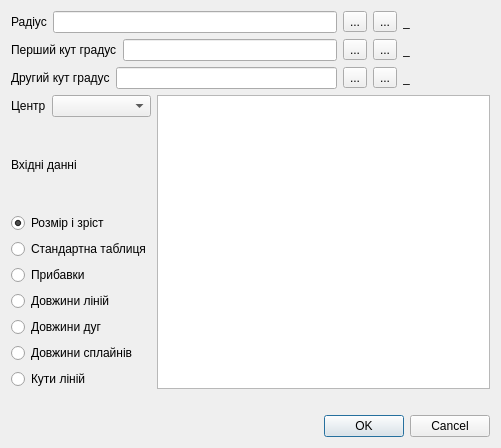
<?xml version="1.0" encoding="UTF-8"?>
<ui version="4.0">
 <class>DialogArc</class>
 <widget class="QDialog" name="DialogArc">
  <property name="geometry">
   <rect>
    <x>0</x>
    <y>0</y>
    <width>501</width>
    <height>448</height>
   </rect>
  </property>
  <property name="windowTitle">
   <string>Dialog</string>
  </property>
  <layout class="QVBoxLayout" name="verticalLayout">
   <item>
    <layout class="QHBoxLayout" name="horizontalLayout">
     <item>
      <widget class="QLabel" name="label">
       <property name="sizePolicy">
        <sizepolicy hsizetype="Fixed" vsizetype="Preferred">
         <horstretch>0</horstretch>
         <verstretch>0</verstretch>
        </sizepolicy>
       </property>
       <property name="text">
        <string>Радіус</string>
       </property>
      </widget>
     </item>
     <item>
      <widget class="QLineEdit" name="lineEditRadius">
       <property name="sizePolicy">
        <sizepolicy hsizetype="Preferred" vsizetype="Fixed">
         <horstretch>0</horstretch>
         <verstretch>0</verstretch>
        </sizepolicy>
       </property>
      </widget>
     </item>
     <item>
      <widget class="QToolButton" name="toolButtonPutHereRadius">
       <property name="text">
        <string>...</string>
       </property>
       <property name="icon">
        <iconset resource="../icon.qrc">
         <normaloff>:/icon/24x24/putHereLeft.png</normaloff>:/icon/24x24/putHereLeft.png</iconset>
       </property>
       <property name="iconSize">
        <size>
         <width>24</width>
         <height>24</height>
        </size>
       </property>
      </widget>
     </item>
     <item>
      <widget class="QToolButton" name="toolButtonEqualRadius">
       <property name="text">
        <string>...</string>
       </property>
       <property name="icon">
        <iconset resource="../icon.qrc">
         <normaloff>:/icon/24x24/equal.png</normaloff>:/icon/24x24/equal.png</iconset>
       </property>
       <property name="iconSize">
        <size>
         <width>24</width>
         <height>24</height>
        </size>
       </property>
      </widget>
     </item>
     <item>
      <widget class="QLabel" name="labelResultRadius">
       <property name="sizePolicy">
        <sizepolicy hsizetype="Fixed" vsizetype="Preferred">
         <horstretch>0</horstretch>
         <verstretch>0</verstretch>
        </sizepolicy>
       </property>
       <property name="minimumSize">
        <size>
         <width>87</width>
         <height>0</height>
        </size>
       </property>
       <property name="text">
        <string>_</string>
       </property>
      </widget>
     </item>
    </layout>
   </item>
   <item>
    <layout class="QHBoxLayout" name="horizontalLayout_2">
     <item>
      <widget class="QLabel" name="label_2">
       <property name="sizePolicy">
        <sizepolicy hsizetype="Fixed" vsizetype="Preferred">
         <horstretch>0</horstretch>
         <verstretch>0</verstretch>
        </sizepolicy>
       </property>
       <property name="text">
        <string>Перший кут градус</string>
       </property>
      </widget>
     </item>
     <item>
      <widget class="QLineEdit" name="lineEditF1">
       <property name="sizePolicy">
        <sizepolicy hsizetype="Preferred" vsizetype="Fixed">
         <horstretch>0</horstretch>
         <verstretch>0</verstretch>
        </sizepolicy>
       </property>
      </widget>
     </item>
     <item>
      <widget class="QToolButton" name="toolButtonPutHereF1">
       <property name="text">
        <string>...</string>
       </property>
       <property name="icon">
        <iconset resource="../icon.qrc">
         <normaloff>:/icon/24x24/putHereLeft.png</normaloff>:/icon/24x24/putHereLeft.png</iconset>
       </property>
       <property name="iconSize">
        <size>
         <width>24</width>
         <height>24</height>
        </size>
       </property>
      </widget>
     </item>
     <item>
      <widget class="QToolButton" name="toolButtonEqualF1">
       <property name="text">
        <string>...</string>
       </property>
       <property name="icon">
        <iconset resource="../icon.qrc">
         <normaloff>:/icon/24x24/equal.png</normaloff>:/icon/24x24/equal.png</iconset>
       </property>
       <property name="iconSize">
        <size>
         <width>24</width>
         <height>24</height>
        </size>
       </property>
      </widget>
     </item>
     <item>
      <widget class="QLabel" name="labelResultF1">
       <property name="sizePolicy">
        <sizepolicy hsizetype="Fixed" vsizetype="Preferred">
         <horstretch>0</horstretch>
         <verstretch>0</verstretch>
        </sizepolicy>
       </property>
       <property name="minimumSize">
        <size>
         <width>87</width>
         <height>0</height>
        </size>
       </property>
       <property name="text">
        <string>_</string>
       </property>
      </widget>
     </item>
    </layout>
   </item>
   <item>
    <layout class="QHBoxLayout" name="horizontalLayout_3">
     <item>
      <widget class="QLabel" name="label_3">
       <property name="sizePolicy">
        <sizepolicy hsizetype="Fixed" vsizetype="Preferred">
         <horstretch>0</horstretch>
         <verstretch>0</verstretch>
        </sizepolicy>
       </property>
       <property name="text">
        <string>Другий кут градус</string>
       </property>
      </widget>
     </item>
     <item>
      <widget class="QLineEdit" name="lineEditF2">
       <property name="sizePolicy">
        <sizepolicy hsizetype="Preferred" vsizetype="Fixed">
         <horstretch>0</horstretch>
         <verstretch>0</verstretch>
        </sizepolicy>
       </property>
      </widget>
     </item>
     <item>
      <widget class="QToolButton" name="toolButtonPutHereF2">
       <property name="text">
        <string>...</string>
       </property>
       <property name="icon">
        <iconset resource="../icon.qrc">
         <normaloff>:/icon/24x24/putHereLeft.png</normaloff>:/icon/24x24/putHereLeft.png</iconset>
       </property>
       <property name="iconSize">
        <size>
         <width>24</width>
         <height>24</height>
        </size>
       </property>
      </widget>
     </item>
     <item>
      <widget class="QToolButton" name="toolButtonEqualF2">
       <property name="text">
        <string>...</string>
       </property>
       <property name="icon">
        <iconset resource="../icon.qrc">
         <normaloff>:/icon/24x24/equal.png</normaloff>:/icon/24x24/equal.png</iconset>
       </property>
       <property name="iconSize">
        <size>
         <width>24</width>
         <height>24</height>
        </size>
       </property>
      </widget>
     </item>
     <item>
      <widget class="QLabel" name="labelResultF2">
       <property name="sizePolicy">
        <sizepolicy hsizetype="Fixed" vsizetype="Preferred">
         <horstretch>0</horstretch>
         <verstretch>0</verstretch>
        </sizepolicy>
       </property>
       <property name="minimumSize">
        <size>
         <width>87</width>
         <height>0</height>
        </size>
       </property>
       <property name="text">
        <string>_</string>
       </property>
      </widget>
     </item>
    </layout>
   </item>
   <item>
    <layout class="QHBoxLayout" name="horizontalLayout_4">
     <item>
      <layout class="QVBoxLayout" name="verticalLayout_2">
       <item>
        <layout class="QHBoxLayout" name="horizontalLayout_5">
         <item>
          <widget class="QLabel" name="label_4">
           <property name="sizePolicy">
            <sizepolicy hsizetype="Fixed" vsizetype="Fixed">
             <horstretch>0</horstretch>
             <verstretch>0</verstretch>
            </sizepolicy>
           </property>
           <property name="text">
            <string>Центр</string>
           </property>
          </widget>
         </item>
         <item>
          <widget class="QComboBox" name="comboBoxBasePoint"/>
         </item>
        </layout>
       </item>
       <item>
        <layout class="QVBoxLayout" name="verticalLayout_3">
         <item>
          <widget class="QLabel" name="label_8">
           <property name="text">
            <string>Вхідні данні</string>
           </property>
          </widget>
         </item>
         <item>
          <widget class="QRadioButton" name="radioButtonSizeGrowth">
           <property name="text">
            <string>Розмір і зріст</string>
           </property>
           <property name="checked">
            <bool>true</bool>
           </property>
          </widget>
         </item>
         <item>
          <widget class="QRadioButton" name="radioButtonStandartTable">
           <property name="text">
            <string>Стандартна таблиця</string>
           </property>
          </widget>
         </item>
         <item>
          <widget class="QRadioButton" name="radioButtonIncrements">
           <property name="text">
            <string>Прибавки</string>
           </property>
          </widget>
         </item>
         <item>
          <widget class="QRadioButton" name="radioButtonLengthLine">
           <property name="enabled">
            <bool>true</bool>
           </property>
           <property name="text">
            <string>Довжини ліній</string>
           </property>
          </widget>
         </item>
         <item>
          <widget class="QRadioButton" name="radioButtonLengthArc">
           <property name="enabled">
            <bool>true</bool>
           </property>
           <property name="text">
            <string>Довжини дуг</string>
           </property>
          </widget>
         </item>
         <item>
          <widget class="QRadioButton" name="radioButtonLengthSpline">
           <property name="enabled">
            <bool>true</bool>
           </property>
           <property name="text">
            <string>Довжини сплайнів</string>
           </property>
          </widget>
         </item>
         <item>
          <widget class="QRadioButton" name="radioButtonLineAngles">
           <property name="enabled">
            <bool>true</bool>
           </property>
           <property name="text">
            <string>Кути ліній</string>
           </property>
          </widget>
         </item>
        </layout>
       </item>
      </layout>
     </item>
     <item>
      <widget class="QListWidget" name="listWidget"/>
     </item>
    </layout>
   </item>
   <item>
    <widget class="QLabel" name="labelDescription">
     <property name="text">
      <string/>
     </property>
    </widget>
   </item>
   <item>
    <widget class="QDialogButtonBox" name="buttonBox">
     <property name="orientation">
      <enum>Qt::Horizontal</enum>
     </property>
     <property name="standardButtons">
      <set>QDialogButtonBox::Cancel|QDialogButtonBox::Ok</set>
     </property>
    </widget>
   </item>
  </layout>
 </widget>
 <resources>
  <include location="../icon.qrc"/>
 </resources>
 <connections>
  <connection>
   <sender>buttonBox</sender>
   <signal>accepted()</signal>
   <receiver>DialogArc</receiver>
   <slot>accept()</slot>
   <hints>
    <hint type="sourcelabel">
     <x>248</x>
     <y>254</y>
    </hint>
    <hint type="destinationlabel">
     <x>157</x>
     <y>274</y>
    </hint>
   </hints>
  </connection>
  <connection>
   <sender>buttonBox</sender>
   <signal>rejected()</signal>
   <receiver>DialogArc</receiver>
   <slot>reject()</slot>
   <hints>
    <hint type="sourcelabel">
     <x>316</x>
     <y>260</y>
    </hint>
    <hint type="destinationlabel">
     <x>286</x>
     <y>274</y>
    </hint>
   </hints>
  </connection>
 </connections>
</ui>
